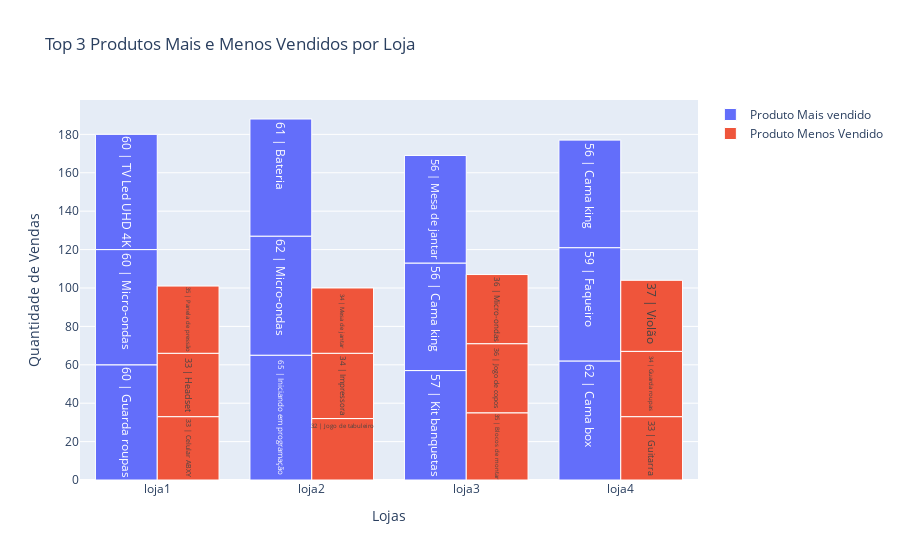

Source (notebook cell):
### Code cell
fig_produto_mais_vendido = go.Figure()
fig_produto_mais_vendido.add_trace(go.Bar(
    x=produtos_mais_vendidos_loja['loja'],
    y=produtos_mais_vendidos_loja['Quantidade'],
    name='Produto Mais vendido',
    text=produtos_mais_vendidos_loja['Produto'],
    textfont=dict(size=12),
    marker=dict(line=dict(color='white', width=1)),
    texttemplate='%{y} | %{text}',
))

fig_produto_mais_vendido.add_trace(go.Bar(
    x=produtos_menos_vendidos_loja['loja'],
    y=produtos_menos_vendidos_loja['Quantidade'],
    name='Produto Menos Vendido',
    text=produtos_menos_vendidos_loja['Produto'],
    textfont=dict(size=12),
    marker=dict(line=dict(color='white', width=1)),
    texttemplate='%{y} | %{text}',
))

fig_produto_mais_vendido.update_layout(
    title='Top 3 Produtos Mais e Menos Vendidos por Loja',
    xaxis_title='Lojas',
    yaxis_title='Quantidade de Vendas',
    barmode='group',
)

fig_produto_mais_vendido.show()

### Figure 1 — Plotly figure (JSON) as saved in the notebook; plotly's stock layout.template omitted (floating-point values rounded to 4 significant figures)
{"data": [{"marker": {"line": {"color": "white", "width": 1}}, "name": "Produto Mais vendido", "text": ["Guarda roupas", "Micro-ondas", "TV Led UHD 4K", "Iniciando em programação", "Micro-ondas", "Bateria", "Kit banquetas", "Cama king", "Mesa de jantar", "Cama box", "Faqueiro", "Cama king"], "textfont": {"size": 12}, "texttemplate": "%{y} | %{text}", "type": "bar", "x": ["loja1", "loja1", "loja1", "loja2", "loja2", "loja2", "loja3", "loja3", "loja3", "loja4", "loja4", "loja4"], "y": [60, 60, 60, 65, 62, 61, 57, 56, 56, 62, 59, 56]}, {"marker": {"line": {"color": "white", "width": 1}}, "name": "Produto Menos Vendido", "text": ["Celular ABXY", "Headset", "Panela de pressão", "Jogo de tabuleiro", "Impressora", "Mesa de jantar", "Blocos de montar", "Jogo de copos", "Micro-ondas", "Guitarra", "Guarda roupas", "Violão"], "textfont": {"size": 12}, "texttemplate": "%{y} | %{text}", "type": "bar", "x": ["loja1", "loja1", "loja1", "loja2", "loja2", "loja2", "loja3", "loja3", "loja3", "loja4", "loja4", "loja4"], "y": [33, 33, 35, 32, 34, 34, 35, 36, 36, 33, 34, 37]}], "layout": {"barmode": "group", "title": {"text": "Top 3 Produtos Mais e Menos Vendidos por Loja"}, "xaxis": {"title": {"text": "Lojas"}}, "yaxis": {"title": {"text": "Quantidade de Vendas"}}}}
